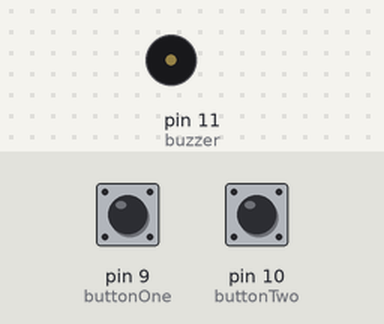
This sketch was run on a simulated Arduino Uno, built with avr-gcc and run on an emulated ATmega328P. Parts: buzzer (waves = sounding, pin HIGH). The test bench sets the inputs (shaded band); at power-on: pin 9 (buttonOne) LOW, pin 10 (buttonTwo) HIGH.

Above: at 1.2 s.
1.3 s: pin 9 (buttonOne) pulled HIGH for 0.15 s
At 1.8 s:
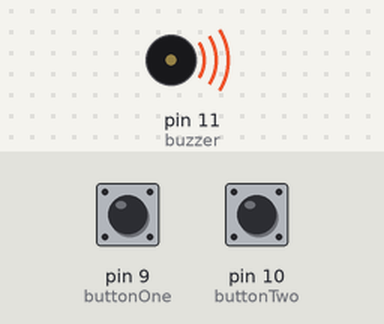
2.9 s: pin 10 (buttonTwo) pulled LOW for 3.2 s
At 4.2 s:
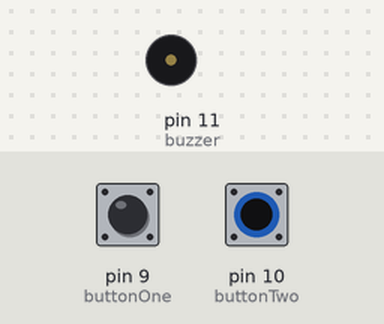
Timing chart, 0 to 7.6 s (numbered marks = the images above; inputs shaded):
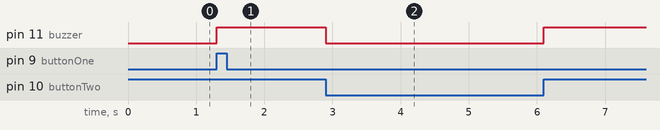

The sketch:

dual_check_alarm.ino
```cpp
// Wiring code generated from an ArduinoML model
// Application name: dual_check_alarm

long debounce = 200;

enum STATE {on, buttonOnePressed, buttonTwoPressed, off};
STATE currentState = off;

boolean buttonOneBounceGuard = false;
long buttonOneLastDebounceTime = 0;

boolean buttonTwoBounceGuard = false;
long buttonTwoLastDebounceTime = 0;

void setup(){
  pinMode(9, INPUT);  // buttonOne [Sensor]
  pinMode(10, INPUT);  // buttonTwo [Sensor]
  pinMode(11, OUTPUT); // buzzer [Actuator]
}

void loop() {
        switch(currentState){
                case on:
                        digitalWrite(11,HIGH);
                        buttonTwoBounceGuard = millis() - buttonTwoLastDebounceTime > debounce;
                        if( digitalRead(10) == LOW && buttonTwoBounceGuard) {
                                buttonTwoLastDebounceTime = millis();
                                currentState = buttonOnePressed;
                        }
                break;
                case buttonOnePressed:
                        digitalWrite(11,LOW);
                        buttonTwoBounceGuard = millis() - buttonTwoLastDebounceTime > debounce;
                        if( digitalRead(10) == HIGH && buttonTwoBounceGuard) {
                                buttonTwoLastDebounceTime = millis();
                                currentState = on;
                        }
                break;
                case buttonTwoPressed:
                        digitalWrite(11,LOW);
                        buttonOneBounceGuard = millis() - buttonOneLastDebounceTime > debounce;
                        if( digitalRead(9) == HIGH && buttonOneBounceGuard) {
                                buttonOneLastDebounceTime = millis();
                                currentState = on;
                        }
                break;
                case off:
                        digitalWrite(11,LOW);
                        buttonTwoBounceGuard = millis() - buttonTwoLastDebounceTime > debounce;
                        if( digitalRead(10) == HIGH && buttonTwoBounceGuard) {
                                buttonTwoLastDebounceTime = millis();
                                currentState = buttonTwoPressed;
                        }
                break;
        }
}
```

Measured:
- after the input at 1.3 s, pin 11 (buzzer): LOW → HIGH at once
- after the input at 2.9 s, pin 11 (buzzer): HIGH → LOW at once, → HIGH 3.2 s later
